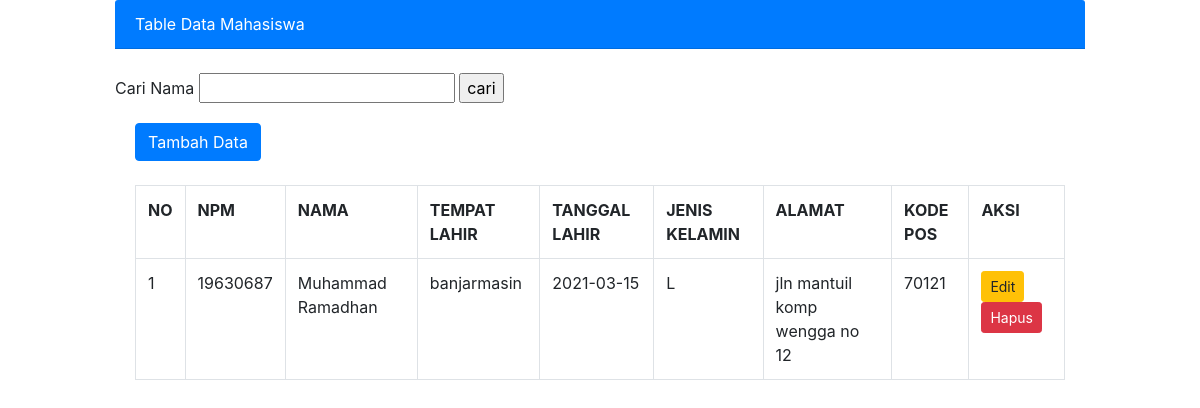
The app's page /data_mahasiswa.php?s=Muhammad Ramadhan with its own data.
### tables this page shows
CREATE TABLE `tblmhs` (
  `npm` varchar(8) NOT NULL,
  `nama` varchar(100) NOT NULL,
  `tempat_lahir` varchar(50) NOT NULL,
  `tanggal_lahir` date NOT NULL,
  `jenis_kelamin` enum('L','P') NOT NULL,
  `alamat` text NOT NULL,
  `kodepos` varchar(5) NOT NULL
);

### data_mahasiswa.php (the view, shortened to what this page needs)
<!DOCTYPE html>
<html lang="en">
<head>
    <link rel="stylesheet" href="css/bootstrap.css">
</head>
<body>
    <div class="container col-md-10">
    <div class="card-header bg-primary text-white">
        Table Data Mahasiswa
    </div>
    <br>
    <form method="GET" action="">
        Cari Nama <input type="text" name="s">
        <input type="submit" value="cari">
    </form>
        <div class="card-body">
            <a href="index.php" class="btn btn-primary">Tambah Data</a>
            <br>
            <br>
            <table class="table table-bordered">
                <tr>
                    <th>NO</th>
                    <th>NPM</th>
                    <th>NAMA</th>
                    <th>TEMPAT LAHIR</th>
                    <th>TANGGAL LAHIR</th>
                    <th>JENIS KELAMIN</th>
                    <th>ALAMAT</th>
                    <th>KODE POS</th>
                    <th>AKSI</th>
                </tr>
            <?php
                include "koneksi.php";
                $no = 1;
                if (isset($_GET['s']))
                {
                    $NAMA = $_GET['s'];
                    $tampil = mysqli_query($koneksi, "SELECT * FROM tblmhs WHERE NAMA LIKE '%$NAMA'");
                }else
                $tampil = mysqli_query($koneksi, "SELECT * FROM tblmhs");
                while ($data = mysqli_fetch_array($tampil))
                {
            ?>
            <tr>
                    <td><?php echo $no++;?> </td>
                    <td><?php echo $data ['npm']?></td>
                    <td><?php echo $data ['nama']?></td>
                    <td><?php echo $data ['tempat_lahir']?></td>
                    <td><?php echo $data ['tanggal_lahir']?></td>
                    <td><?php echo $data ['jenis_kelamin']?></td>
                    <td><?php echo $data ['alamat']?></td>
                    <td><?php echo $data ['kodepos']?></td>
            <td>
                    <a href="edit_data.php?npm=<?php echo $data['npm'];?>" class="btn btn-sm btn-warning">Edit</a>
                    <a href="hapus_data.php?npm=<?php echo $data['npm'];?>" class="btn btn-sm btn-danger">Hapus</a>
            </td>
            </tr>
            <?php } ?>
            </table>
        </div>
    </body>
</html>

### records on screen
tblmhs: npm "19630687", nama "Muhammad Ramadhan", tempat_lahir "banjarmasin", tanggal_lahir "2021-03-15", jenis_kelamin "L", alamat "jln mantuil komp wengga no 12", kodepos "70121"
